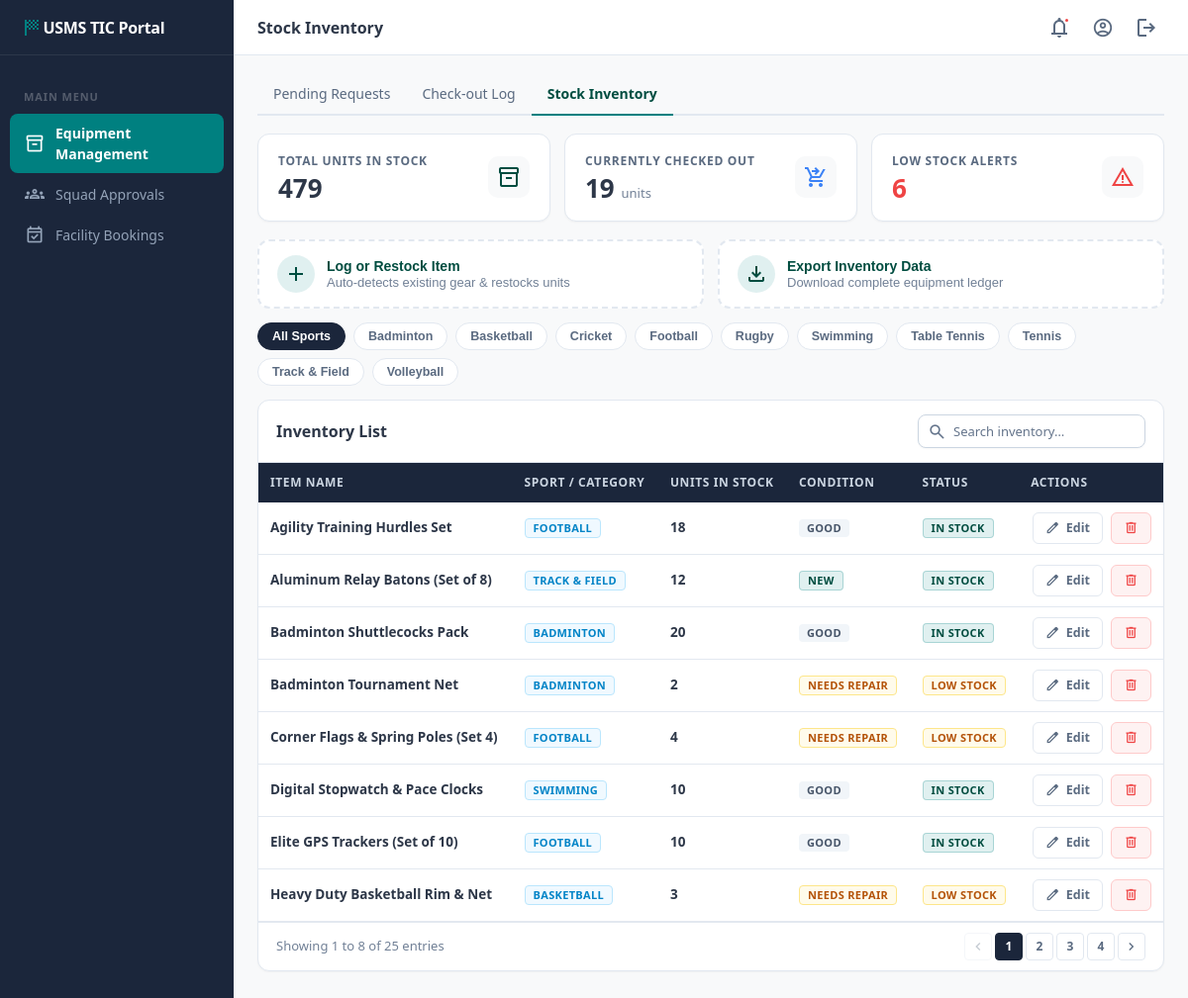
The app's page /views/tic_stock_inventory.php (signed in) with its own data.
### tables this page shows
CREATE TABLE `sports` (
  `sport_id` int(11) NOT NULL AUTO_INCREMENT,
  `sport_name` varchar(255) NOT NULL,
  PRIMARY KEY (`sport_id`),
  UNIQUE KEY `sport_name` (`sport_name`)
);

CREATE TABLE `equipment` (
  `equipment_id` int(11) NOT NULL AUTO_INCREMENT,
  `sport_id` int(11) NOT NULL,
  `item_name` varchar(100) NOT NULL,
  `quantity_in_stock` int(11) NOT NULL,
  `condition_status` enum('New','Good','Needs Repair') NOT NULL DEFAULT 'Good',
  PRIMARY KEY (`equipment_id`),
  KEY `sport_id` (`sport_id`),
  CONSTRAINT `equipment_ibfk_1` FOREIGN KEY (`sport_id`) REFERENCES `sports` (`sport_id`)
);

### config/db.php (called while the page is built, shortened)
<?php
class Database {
    private static $host = '127.0.0.1';
    private static $port = '3306';
    private static $db_name = 'USMS';
    private static $username = 'root';
    private static $password = '';
    private static $conn = null;
    public static function connect() {
        if (self::$conn === null) {
            $options = [
                PDO::ATTR_ERRMODE            => PDO::ERRMODE_EXCEPTION,
                PDO::ATTR_DEFAULT_FETCH_MODE => PDO::FETCH_ASSOC,
                PDO::ATTR_EMULATE_PREPARES   => false,
            ];
            $dbNames = array_unique([self::$db_name, strtolower(self::$db_name), strtoupper(self::$db_name)]);
            $lastError = '';
            foreach ($dbNames as $name) {
                try {
                    $dsn = 'mysql:host=' . self::$host . ';port=' . self::$port . ';dbname=' . $name . ';charset=utf8mb4';
                    self::$conn = new PDO($dsn, self::$username, self::$password, $options);
                    return self::$conn;
                } catch (PDOException $tcpException) {
                    $lastError = $tcpException->getMessage();
                }
            }
            die("Database Connection Error: " . $lastError);
        }
        return self::$conn;
    }
}

### models/Equipment.php (called while the page is built, shortened)
<?php
require_once __DIR__ . '/../config/db.php';
class Equipment {
    private $db;
    public function __construct() {
        $this->db = Database::connect();
    }
    public function getInventory($sport_id = null, $condition = null, $search = null) {
        $sql = "
            SELECT
                e.equipment_id,
                e.item_name,
                e.quantity_in_stock,
                e.condition_status,
                s.sport_id,
                s.sport_name
            FROM equipment e
            JOIN sports s ON e.sport_id = s.sport_id
            WHERE 1=1
        ";
        $params = [];
        $sql .= " ORDER BY e.item_name ASC";
        $stmt = $this->db->prepare($sql);
        $stmt->execute($params);
        return $stmt->fetchAll();
    }
    public function getStats() {
        $totalItems   = (int) $this->db->query("SELECT COALESCE(SUM(quantity_in_stock), 0) FROM equipment")->fetchColumn();
        $inStockTypes = (int) $this->db->query("SELECT COUNT(*) FROM equipment WHERE quantity_in_stock > 0")->fetchColumn();
        $lowStock     = (int) $this->db->query("SELECT COUNT(*) FROM equipment WHERE quantity_in_stock <= 5")->fetchColumn();
        $totalPending = (int) $this->db->query("SELECT COUNT(*) FROM equipment_issue WHERE status = 'Pending'")->fetchColumn();
        $totalOut     = (int) $this->db->query("SELECT COALESCE(SUM(quantity), 0) FROM equipment_issue WHERE status = 'Issued'")->fetchColumn();
        return [
            'total_items'    => $totalItems,
            'in_stock_types' => $inStockTypes,
            'low_stock'      => $lowStock,
            'total_pending'  => $totalPending,
            'total_out'      => $totalOut
        ];
    }
}
?>

### views/tic_stock_inventory.php (the view, shortened to what this page needs)
<?php
require_once '../models/Equipment.php';
$equipModel = new Equipment();
$inventory  = $equipModel->getInventory();
$stats      = $equipModel->getStats();
$totalItems = $stats['total_items'];
$totalOut   = $stats['total_out'];
$lowStock   = $stats['low_stock'];
$pdo = Database::connect();
$allSports = $pdo->query("SELECT sport_id, sport_name FROM sports ORDER BY sport_name ASC")->fetchAll();
?>
<!DOCTYPE html>
<html lang="en">
<head>
    <link rel="stylesheet" href="../assets/css/dashboard.css">
</head>
<body class="dashboard">
<?php include 'partials/tic_sidebar.php'; ?>
<div class="main-wrapper">
    <?php include 'partials/tic_header.php'; ?>
    <div class="page-content">
        <div class="sub-nav">
            <a href="tic_equipment_requests.php">Pending Requests</a>
            <a href="tic_checkout_log.php">Check-out Log</a>
            <a href="tic_stock_inventory.php" class="active">Stock Inventory</a>
        </div>
        <div class="grid-3">
            <div class="stat-card">
                <div>
                    <div class="stat-label">Total Units in Stock</div>
                    <div class="stat-value"><?= number_format($totalItems) ?></div>
                </div>
                <div class="stat-icon">
                    <span class="material-symbols-outlined">inventory_2</span>
                </div>
            </div>
            <div class="stat-card">
                <div>
                    <div class="stat-label">Currently Checked Out</div>
                    <div class="stat-value"><?= number_format($totalOut) ?> <span style="font-size:13px; font-weight:500; color:var(--text-3);">units</span></div>
                </div>
                <div class="stat-icon" style="color:#3B82F6">
                    <span class="material-symbols-outlined">shopping_cart_checkout</span>
                </div>
            </div>
            <div class="stat-card">
                <div>
                    <div class="stat-label">Low Stock Alerts</div>
                    <div class="stat-value" style="color:var(--danger);"><?= $lowStock ?></div>
                </div>
                <div class="stat-icon" style="color:var(--danger)">
                    <span class="material-symbols-outlined">warning</span>
                </div>
            </div>
        </div>
        <div class="grid-2 mb-14">
            <button class="action-card" onclick="openModal('logItemModal')">
                <div class="action-card-icon">
                    <span class="material-symbols-outlined">add</span>
                </div>
                <div>
                    <div class="action-card-title">Log or Restock Item</div>
                    <div class="action-card-desc">Auto-detects existing gear & restocks units</div>
                </div>
            </button>
            <button class="action-card" onclick="alert('Exporting inventory ledger to CSV / PDF...');">
                <div class="action-card-icon">
                    <span class="material-symbols-outlined">download</span>
                </div>
                <div>
                    <div class="action-card-title">Export Inventory Data</div>
                    <div class="action-card-desc">Download complete equipment ledger</div>
                </div>
            </button>
        </div>
        <div class="filter-pills">
            <button type="button" class="filter-pill active" onclick="filterBySport('all', this)">All Sports</button>
            <?php foreach ($allSports as $sp): ?>
                <button type="button" class="filter-pill" onclick="filterBySport('<?= htmlspecialchars(strtolower($sp['sport_name'])) ?>', this)">
                    <?= htmlspecialchars($sp['sport_name']) ?>
                </button>
            <?php endforeach; ?>
        </div>
        <div class="table-card">
            <div class="table-toolbar">
                <span class="table-title">Inventory List</span>
                <div class="table-filters">
                    <div class="search-box">
                        <input type="text" class="search-input" id="searchInv" placeholder="Search inventory…">
                    </div>
                </div>
            </div>
            <div class="table-scroll">
                <table class="data-table" id="invTable">
                    <thead>
                        <tr>
                            <th>Item Name</th>
                            <th>Sport / Category</th>
                            <th>Units in Stock</th>
                            <th>Condition</th>
                            <th>Status</th>
                            <th class="text-right">Actions</th>
                        </tr>
                    </thead>
                    <tbody>
                        <?php foreach ($inventory as $item):
                            $isLow = $item['quantity_in_stock'] <= 5;
                        ?>
                        <tr data-sport="<?= htmlspecialchars(strtolower($item['sport_name'])) ?>">
                            <td><span class="cell-main"><?= htmlspecialchars($item['item_name']) ?></span></td>
                            <td><span class="badge badge-info"><?= htmlspecialchars($item['sport_name']) ?></span></td>
                            <td><span class="cell-main font-mono"><?= $item['quantity_in_stock'] ?></span></td>
                            <td>
                                <?php if ($item['condition_status'] === 'New'): ?>
                                    <span class="badge badge-ok">New</span>
                                <?php elseif ($item['condition_status'] === 'Good'): ?>
                                    <span class="badge" style="background:#F1F5F9; color:#475569;">Good</span>
                                <?php else: ?>
                                    <span class="badge badge-warn">Needs Repair</span>
                                <?php endif; ?>
                            </td>
                            <td>
                                <?php if ($item['quantity_in_stock'] == 0): ?>
                                    <span class="badge badge-danger">Out of Stock</span>
                                <?php elseif ($isLow): ?>
                                    <span class="badge badge-warn">Low Stock</span>
                                <?php else: ?>
                                    <span class="badge badge-ok">In Stock</span>
                                <?php endif; ?>
                            </td>
                            <td>
                                <div class="cell-actions">
                                    <button type="button" class="btn btn-outline btn-sm" onclick="openEditModal(<?= $item['equipment_id'] ?>, '<?= htmlspecialchars(addslashes($item['item_name'])) ?>', <?= $item['quantity_in_stock'] ?>, '<?= htmlspecialchars($item['condition_status']) ?>')">
                                        <span class="material-symbols-outlined" style="font-size:15px;">edit</span> Edit
                                    </button>
                                    <form action="../controllers/TicController.php?action=delete_equipment" method="POST" style="display:inline;">
                                        <button type="submit" class="btn btn-danger btn-sm" onclick="return USMS.confirmForm(event, this, 'Are you sure you want to remove <?= htmlspecialchars(addslashes($item['item_name'])) ?> from inventory?')">
                                            <span class="material-symbols-outlined" style="font-size:15px;">delete</span>
                                        </button>
                                    </form>
                                </div>
                            </td>
                        </tr>
                        <?php endforeach; ?>
                    </tbody>
                </table>
            </div>
            <div class="pagination">
                <span id="invCountText">Showing <?= count($inventory) ?> equipment entries</span>
                <div class="page-btns">
                </div>
            </div>
        </div>
    </div>
</div>
</body>
</html>

### views/tic_stock_inventory.php (style rules this page uses)
.filter-pills { display: flex; gap: 8px; flex-wrap: wrap; margin-bottom: 14px; }
.filter-pill { padding: 6px 14px; border-radius: 20px; border: 1px solid var(--border); background: var(--card); font-size: 12.5px; font-weight: 600; color: var(--text-2); cursor: pointer; transition: all 0.15s ease; }
.filter-pill.active { background: var(--side-bg); color: #fff; border-color: var(--side-bg); }

### records on screen
sports: sport_id "6", sport_name "Swimming"
sports: sport_name "Badminton"
sports: sport_name "Basketball"
sports: sport_name "Cricket"
sports: sport_name "Football"
sports: sport_name "Rugby"
sports: sport_name "Table Tennis"
sports: sport_name "Tennis"
sports: sport_name "Track & Field"
sports: sport_name "Volleyball"
equipment: item_name "Agility Training Hurdles Set", sport.sport_name "FOOTBALL", quantity_in_stock "18", condition_status "GOOD", shows "IN STOCK"
equipment: item_name "Aluminum Relay Batons (Set of 8)", sport.sport_name "TRACK & FIELD", quantity_in_stock "12", condition_status "NEW", shows "IN STOCK"
equipment: item_name "Badminton Shuttlecocks Pack", sport.sport_name "BADMINTON", quantity_in_stock "20", condition_status "GOOD", shows "IN STOCK"
equipment: item_name "Badminton Tournament Net", sport.sport_name "BADMINTON", quantity_in_stock "2", condition_status "NEEDS REPAIR", shows "LOW STOCK"
equipment: item_name "Corner Flags & Spring Poles (Set 4)", sport.sport_name "FOOTBALL", quantity_in_stock "4", condition_status "NEEDS REPAIR", shows "LOW STOCK"
equipment: item_name "Digital Stopwatch & Pace Clocks", sport.sport_name "SWIMMING", quantity_in_stock "10", condition_status "GOOD", shows "IN STOCK"
equipment: item_name "Elite GPS Trackers (Set of 10)", sport.sport_name "FOOTBALL", quantity_in_stock "10", condition_status "GOOD", shows "IN STOCK"
equipment: item_name "Heavy Duty Basketball Rim & Net", sport.sport_name "BASKETBALL", quantity_in_stock "3", condition_status "NEEDS REPAIR", shows "LOW STOCK"

### other values on screen
$pageTitle "Stock Inventory"
$totalItems "479"
$totalOut "19"
